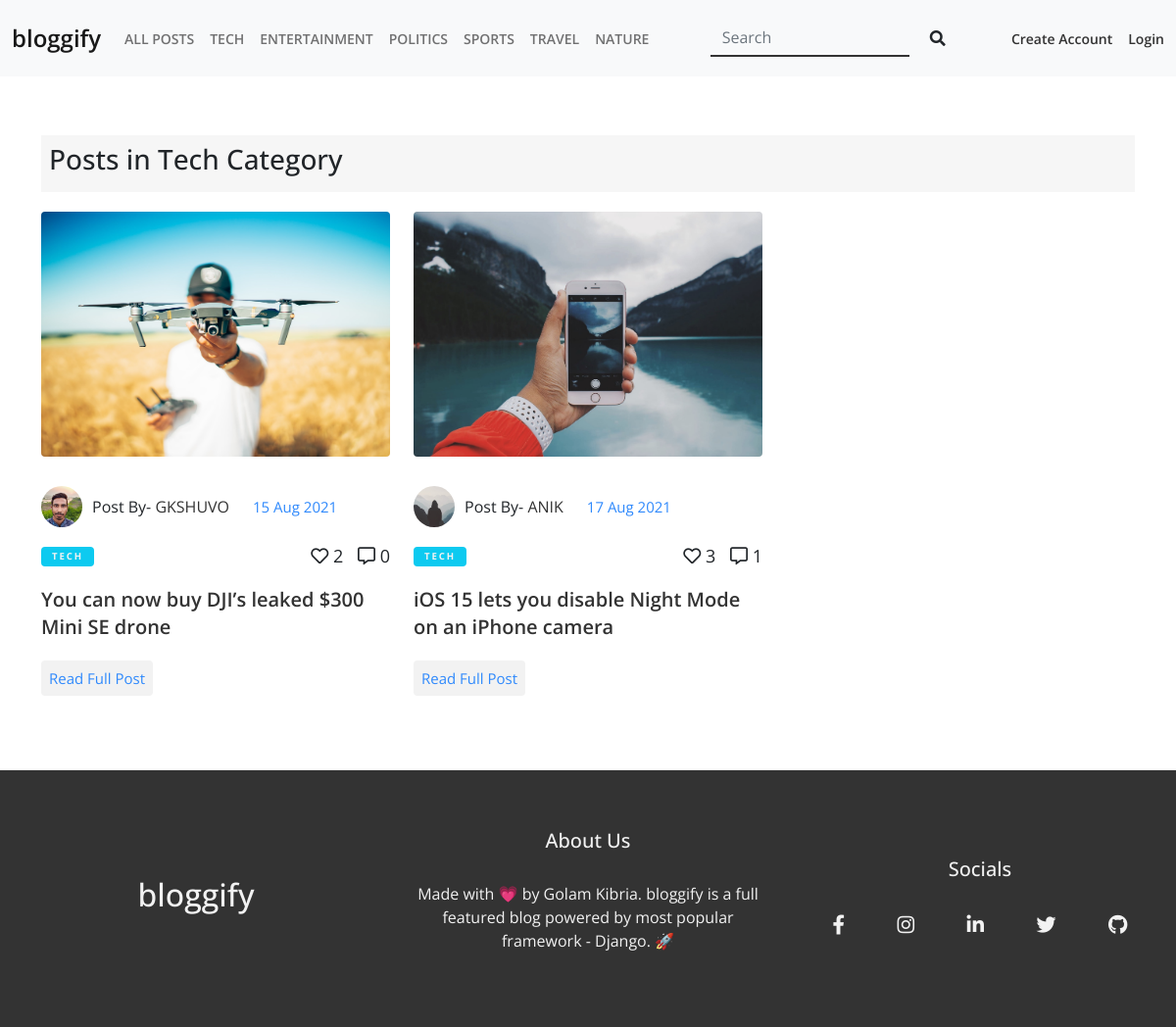
Page /blog/Tech/ on the committed database.
### blog/models.py (models this page shows, shortened)
class Topic(models.Model):
    name = models.CharField(max_length=42, unique=True)
    def __str__(self):
        return self.name

class Post(models.Model):
    author = models.ForeignKey(User, on_delete=models.CASCADE, related_name='post_author')
    topic = models.ForeignKey(Topic, on_delete=models.DO_NOTHING)
    title = models.CharField(max_length=200)
    thumbnail = models.ImageField(upload_to='thumbnails')
    body = RichTextUploadingField()
    date = models.DateTimeField(auto_now_add=True)
    likes = models.ManyToManyField(User, related_name='post_likes')

### accounts/models.py (models this page shows, shortened)
class Profile(models.Model):
    user = models.OneToOneField(User, on_delete=models.CASCADE)
    bio = models.TextField(max_length=101)
    work = models.CharField(max_length=200)
    address = models.TextField(max_length=200)
    profile_pic = models.ImageField(default='default.jpg', upload_to='Profile Pics')

### blog/views.py (the view)
# urls.py: path('blog/<str:name>/', topic, name='topic'),
def topic(request, name):
    topic_posts = Post.objects.all().filter(topic__name=name)
    context = {
        'topic_posts': topic_posts,
        'topic_name': name,
    }
    return render(request, 'blog/topic.html', context)

### blog/context_preprocessors.py (called while the page is built)
def topic_preprocessor(request):
    topics = Topic.objects.all()
    return {'topics': topics}

### templates/blog/topic.html (shortened to what this page needs)
{% extends 'base.html' %}
{% block content %}
        <section id="recent_posts" class="section-padding">
                <div class="container">
                    <div class="small-heading">
                        <h3>Posts in {{ topic_name }} Category</h3>
                    </div>
                        <div class="row gy-4 gx-4">
                                {% if topic_posts %}
                                        {% for topic_post in topic_posts %}
                                                <div class="col-md-4">
                                                        <div class="single-post">
                                                                <div class="single-post-img">
                                                                        <img src="{{ topic_post.thumbnail.url }}" class="img-fluid rounded" alt="">
                                                                </div>
                                                                <div class="single-post-content">
                                                                        <div class="single-post-meta">
                                                                                <div class="author">
                                                                                        <div class="author-img">
                                                                                                <img src="{{topic_post.author.profile.profile_pic.url}}" alt="">
                                                                                        </div>
                                                                                        <div class="author-info">
                                                                                                Post By- <a href="{% url 'author' topic_post.author.username %}">{{ topic_post.author }}</a>
                                                                                        </div>
                                                                                </div>
                                                                                <div class="post-date">
                                                                                        <span class="date">{{ topic_post.date|date:" d M Y" }}</span>
                                                                                </div>
                                                                        </div>
                                                                        <div class="single-post-info">
                                                                                <div class="single-post-category">
                                                                                        <span class="post-category {% if topic_post.topic.id == 1 %}bg-info
                                                                                        {% elif  topic_post.topic.id == 2 %}bg-danger
                                                                                        {% elif  topic_post.topic.id == 3 %}bg-dark
                                                                                        {% elif  topic_post.topic.id == 4 %}bg-secondary
                                                                                        {% elif  topic_post.topic.id == 5 %}bg-primary
                                                                                        {% elif  topic_post.topic.id == 6 %}bg-success
                                                                                        {% endif %}">{{ topic_post.topic }}
                                                                                        </span>
                                                                                </div>
                                                                                <div class="single-likes-comments">
                                                                                        <span class="single-likes">
                                                                                                <i class="far fa-heart"></i> {{topic_post.likes.count}}
                                                                                        </span>
                                                                                        <span class="single-comments">
                                                                                                <i class="far fa-comment-alt"></i> {{topic_post.comment_set.count}}
                                                                                        </span>
                                                                                </div>
                                                                        </div>
                                                                        <h4><a href="{% url 'detail' topic_post.id %}" class="b-transition">{{ topic_post.title|safe|truncatewords:"12" }}</a></h4>
                                                                        <a href="{% url 'detail' topic_post.id %}" class="read-full-post b-transition">Read Full Post</a>
                                                                </div>
                                                        </div>
                                                </div>
                                        {% endfor %}
                                {% else %}
                                <div class="col-md-12 text-center">
                                        <h2>No Posts Available in {{topic.name}} Category!</h2>
                                </div>
                                {% endif %}
                        </div>
                </div>
        </section>
{% endblock %}

### templates/partials/_header.html (shortened to what this page needs)
{% load static %}
<header>
  <nav class="navbar navbar-expand-lg navbar-light bg-light">
    <div class="container-fluid">
      <a class="navbar-brand b-transition" href="{% url 'home' %}">bloggify</a>
      <div
        class="collapse navbar-collapse justify-content-between"
        id="navbarSupportedContent"
      >
        <ul class="navbar-nav mb-2 mb-lg-0">
          <li class="nav-item">
            <a class="nav-link b-transition" href="{% url 'blog' %}">All Posts</a>
          </li>
          {% for topic in topics %}
            <li class="nav-item">
              <a class="nav-link b-transition" href="{% url 'topic' topic.name %}">{{topic.name}}</a>
            </li>
          {% endfor %}
        </ul>
        <form action="{% url 'search' %}" method="GET" class="d-flex">
          <input
            required
            class="form-control me-2 h-search-input b-transition"
            name="query"
            type="search"
            placeholder="Search"
            aria-label="Search"
          />
          <button class="btn h-search-submit b-transition" type="submit">
            <i class="fas fa-search"></i>
          </button>
        </form>
        <ul class="d-flex h-auth">
          {% if user.is_authenticated %}
            <li class="h-auth-item">
              <a href="{% url 'logout' %}" class="h-auth-link b-transition">Logout</a>
            </li>
          {% else %}
          <li class="h-auth-item">
            <a href="{% url 'register' %}" class="h-auth-link b-transition">Create Account</a>
          </li>
          <li class="h-auth-item">
            <a href="{% url 'login' %}" class="h-auth-link b-transition">Login</a>
          </li>
          {% endif %}
        </ul>
      </div>
    </div>
  </nav>
</header>

### static/css/all.css (style rules this page uses)
.fa, .fas, .far, .fal, .fad, .fab { -moz-osx-font-smoothing: grayscale; -webkit-font-smoothing: antialiased; display: inline-block; font-style: normal; font-variant: normal; text-rendering: auto; line-height: 1; }
.fa-comment-alt:before { content: "\f27a"; }
.fa-heart:before { content: "\f004"; }
.fa-search:before { content: "\f002"; }
.far { font-family: 'Font Awesome 5 Free'; font-weight: 400; }
.fa, .fas { font-family: 'Font Awesome 5 Free'; font-weight: 900; }

### static/css/style.css (style rules this page uses)
:root { --b-primary: #2f89fc; --b-secondary: #f2f2f2; --b-dark: #333; }
* { margin: 0; padding: 0; box-sizing: border-box; }
html { scroll-behavior: smooth; }
body { font-family: "Open Sans", sans-serif; }
img { max-width: 100%; height: auto; }
ul { list-style: none; margin: 0; padding: 0; }
a, a:hover, a:focus { text-decoration: none; color: var(--b-dark); }
.section-padding { padding: 60px 0; }
.b-transition { transition: 0.3s ease-in-out; }
span.post-category { display: inline-block; color: var(--b-secondary); padding: 3px 11px; border-radius: 4px; letter-spacing: .2em; font-weight: 700; font-size: .6rem; text-transform: uppercase; margin: 10px 0; }
span.date { color: #f2f2f2; font-size: 15px; }
.small-heading { margin-bottom: 20px; background: #f6f6f6; padding: 8px; }
.navbar { padding: 16px 0; }
.navbar a.navbar-brand { font-size: 24px; }
.navbar a { font-size: 14px; font-weight: 600; }
.navbar-light .navbar-nav .nav-link { text-transform: uppercase; }
.h-search-input { border: none; outline: none; box-shadow: none; background: transparent; border-radius: 0; border-bottom: 2px solid var(--b-dark); }
.h-auth-item:first-child { margin-right: 16px; }
.h-auth-link { color: var(--b-dark); }
.single-post .single-post-img { height: 250px; margin-bottom: 30px; }
.single-post-img img { height: 100%; width: 100%; object-fit: cover; }
.single-post-meta { display: flex; align-items: center; }
.single-post-meta .author { display: flex; align-items: center; margin-right: 24px; }
.single-post-meta .author .author-img { margin-right: 10px; }
.single-post-meta .author .author-info a { text-transform: uppercase; }
.single-post-meta .author .author-img img { border-radius: 50%; width: 42px; height: 42px; object-fit: cover; }
.single-post-meta .post-date span.date { color: var(--b-dark); font-size: 15px; color: var(--b-primary); }
.single-post-info { display: flex; justify-content: space-between; margin: 10px 0; align-items: center; }
.single-post-info .single-likes-comments { font-size: 18px; }
.single-post-info .single-likes { margin-right: 10px; }
.single-post-content h4 a { display: block; font-size: 20px; font-weight: 600; line-height:28px; height:60px; overflow:hidden; white-space: pre-wrap; }
.single-post-content .read-full-post { display: inline-block; color: var(--b-primary); background: #f2f2f2; padding: 7px 8px; font-size: 15px; margin: 8px 0 16px 0; border-radius:4px; }

### rows in the picture
Topic: name "TECH", name "Tech"
Topic: name "ENTERTAINMENT"
Topic: name "POLITICS"
Topic: name "SPORTS"
Topic: name "TRAVEL"
Topic: name "NATURE"
Post: thumbnail (picture), author.profile.profile_pic (picture), author "GKSHUVO", date "15 Aug 2021", topic "TECH", likes.count "2", comment_set.count "0", title "You can now buy DJI’s leaked $300 Mini SE drone"
Post: thumbnail (picture), author.profile.profile_pic (placeholder picture), author "ANIK", date "17 Aug 2021", topic "TECH", likes.count "3", comment_set.count "1", title "iOS 15 lets you disable Night Mode on an iPhone camera"
